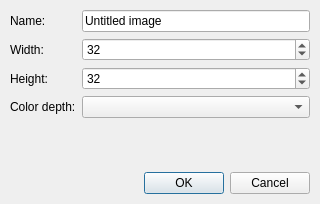
<?xml version="1.0" encoding="UTF-8"?>
<ui version="4.0">
 <class>ImageDialog</class>
 <widget class="QDialog" name="ImageDialog">
  <property name="geometry">
   <rect>
    <x>0</x>
    <y>0</y>
    <width>320</width>
    <height>204</height>
   </rect>
  </property>
  <property name="windowTitle">
   <string>Create Image</string>
  </property>
  <layout class="QVBoxLayout">
   <property name="spacing">
    <number>6</number>
   </property>
   <property name="margin" stdset="0">
    <number>9</number>
   </property>
   <item>
    <layout class="QGridLayout">
     <property name="margin" stdset="0">
      <number>1</number>
     </property>
     <property name="spacing">
      <number>6</number>
     </property>
     <item row="1" column="0">
      <widget class="QLabel" name="widthLabel">
       <property name="frameShape">
        <enum>QFrame::Shape::NoFrame</enum>
       </property>
       <property name="frameShadow">
        <enum>QFrame::Shadow::Plain</enum>
       </property>
       <property name="text">
        <string>Width:</string>
       </property>
       <property name="textFormat">
        <enum>Qt::TextFormat::AutoText</enum>
       </property>
      </widget>
     </item>
     <item row="2" column="0">
      <widget class="QLabel" name="heightLabel">
       <property name="frameShape">
        <enum>QFrame::Shape::NoFrame</enum>
       </property>
       <property name="frameShadow">
        <enum>QFrame::Shadow::Plain</enum>
       </property>
       <property name="text">
        <string>Height:</string>
       </property>
       <property name="textFormat">
        <enum>Qt::TextFormat::AutoText</enum>
       </property>
      </widget>
     </item>
     <item row="3" column="1">
      <widget class="QComboBox" name="colorDepthCombo">
       <property name="sizePolicy">
        <sizepolicy hsizetype="Preferred" vsizetype="Fixed">
         <horstretch>0</horstretch>
         <verstretch>0</verstretch>
        </sizepolicy>
       </property>
       <property name="insertPolicy">
        <enum>QComboBox::InsertPolicy::InsertAtBottom</enum>
       </property>
      </widget>
     </item>
     <item row="0" column="1">
      <widget class="QLineEdit" name="nameLineEdit">
       <property name="sizePolicy">
        <sizepolicy hsizetype="Preferred" vsizetype="Fixed">
         <horstretch>1</horstretch>
         <verstretch>0</verstretch>
        </sizepolicy>
       </property>
       <property name="text">
        <string>Untitled image</string>
       </property>
       <property name="echoMode">
        <enum>QLineEdit::EchoMode::Normal</enum>
       </property>
      </widget>
     </item>
     <item row="1" column="1">
      <widget class="QSpinBox" name="spinBox">
       <property name="sizePolicy">
        <sizepolicy hsizetype="Preferred" vsizetype="Fixed">
         <horstretch>0</horstretch>
         <verstretch>0</verstretch>
        </sizepolicy>
       </property>
       <property name="buttonSymbols">
        <enum>QAbstractSpinBox::ButtonSymbols::UpDownArrows</enum>
       </property>
       <property name="minimum">
        <number>1</number>
       </property>
       <property name="maximum">
        <number>1024</number>
       </property>
       <property name="value">
        <number>32</number>
       </property>
      </widget>
     </item>
     <item row="2" column="1">
      <widget class="QSpinBox" name="spinBox_2">
       <property name="sizePolicy">
        <sizepolicy hsizetype="Preferred" vsizetype="Fixed">
         <horstretch>0</horstretch>
         <verstretch>0</verstretch>
        </sizepolicy>
       </property>
       <property name="buttonSymbols">
        <enum>QAbstractSpinBox::ButtonSymbols::UpDownArrows</enum>
       </property>
       <property name="minimum">
        <number>1</number>
       </property>
       <property name="maximum">
        <number>1024</number>
       </property>
       <property name="value">
        <number>32</number>
       </property>
      </widget>
     </item>
     <item row="0" column="0">
      <widget class="QLabel" name="nameLabel">
       <property name="frameShape">
        <enum>QFrame::Shape::NoFrame</enum>
       </property>
       <property name="frameShadow">
        <enum>QFrame::Shadow::Plain</enum>
       </property>
       <property name="text">
        <string>Name:</string>
       </property>
       <property name="textFormat">
        <enum>Qt::TextFormat::AutoText</enum>
       </property>
      </widget>
     </item>
     <item row="3" column="0">
      <widget class="QLabel" name="colorDepthLabel">
       <property name="frameShape">
        <enum>QFrame::Shape::NoFrame</enum>
       </property>
       <property name="frameShadow">
        <enum>QFrame::Shadow::Plain</enum>
       </property>
       <property name="text">
        <string>Color depth:</string>
       </property>
       <property name="textFormat">
        <enum>Qt::TextFormat::AutoText</enum>
       </property>
      </widget>
     </item>
    </layout>
   </item>
   <item>
    <spacer>
     <property name="orientation">
      <enum>Qt::Orientation::Vertical</enum>
     </property>
     <property name="sizeHint" stdset="0">
      <size>
       <width>0</width>
       <height>0</height>
      </size>
     </property>
    </spacer>
   </item>
   <item>
    <layout class="QHBoxLayout">
     <property name="spacing">
      <number>6</number>
     </property>
     <property name="margin" stdset="0">
      <number>1</number>
     </property>
     <item>
      <spacer>
       <property name="orientation">
        <enum>Qt::Orientation::Horizontal</enum>
       </property>
       <property name="sizeHint" stdset="0">
        <size>
         <width>0</width>
         <height>0</height>
        </size>
       </property>
      </spacer>
     </item>
     <item>
      <widget class="QPushButton" name="okButton">
       <property name="text">
        <string>OK</string>
       </property>
      </widget>
     </item>
     <item>
      <widget class="QPushButton" name="cancelButton">
       <property name="text">
        <string>Cancel</string>
       </property>
      </widget>
     </item>
    </layout>
   </item>
  </layout>
 </widget>
 <tabstops>
  <tabstop>nameLineEdit</tabstop>
  <tabstop>spinBox</tabstop>
  <tabstop>spinBox_2</tabstop>
  <tabstop>colorDepthCombo</tabstop>
  <tabstop>okButton</tabstop>
  <tabstop>cancelButton</tabstop>
 </tabstops>
 <resources/>
 <connections>
  <connection>
   <sender>nameLineEdit</sender>
   <signal>returnPressed()</signal>
   <receiver>okButton</receiver>
   <slot>animateClick()</slot>
   <hints>
    <hint type="sourcelabel">
     <x>-1</x>
     <y>7</y>
    </hint>
    <hint type="destinationlabel">
     <x>-1</x>
     <y>7</y>
    </hint>
   </hints>
  </connection>
 </connections>
</ui>
